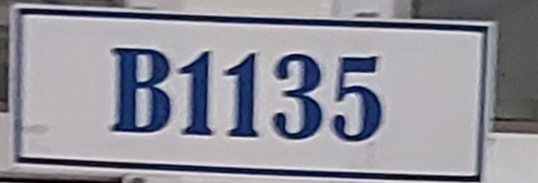
#> input picture test/yolov8/new_data/crop/20231231_151303.jpg, 538 x 183 px, found by its file name; its folder holds only this picture in this run
$ python ocr_cal.py
#> lines starting #> are read from the running program, lines starting #| are printed output that depends on the picture; after the words box and inside, x2 and y2 are one past the last pixel; in counts of white or black regions, pixels touching at a corner belong together
import cv2
import pytesseract
import os
import re
import shutil
from PIL import Image
from difflib import SequenceMatcher

# Path to the Tesseract executable (change this to your Tesseract installation path)
pytesseract.pytesseract.tesseract_cmd = r'C:\Program Files\Tesseract-OCR\tesseract.exe'
cap_directory = r'D:\xampp\htdocs\Indoor\test\yolov8\new_data\crop'

def extract_alphanumeric(text):
    # Extract alphanumeric characters from the OCR result
    return re.sub(r'[^A-Za-z0-9]', '', text)

def similar(a, b):
    # Function calculate similarity between two strings
    return SequenceMatcher(None, a, b).ratio()

def find_matches(ocr_text, database):
    # Extract alphanumeric characters from the OCR result
    alphanumeric_text = extract_alphanumeric(ocr_text)

    # Calculate similarity for each entry in the database
    matches = [(entry, similar(alphanumeric_text, entry)) for entry in database]

    # Sort matches by the number of matching letters in descending order
    sorted_matches = sorted(matches, key=lambda x: x[1], reverse=True)

    return sorted_matches

def ocr_from_image(image_path, lang='eng'):
#> called with lang = 'eng'
    image = cv2.imread(image_path)
#> image is the input picture: shape (183, 538, 3); mean B, G, R 155.5, 145.9, 146.2
    # grayscale
    gray_image = cv2.cvtColor(image, cv2.COLOR_BGR2GRAY)
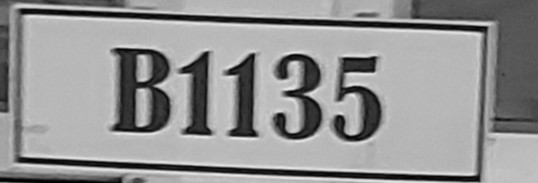
#> gray_image: shape (183, 538); min 1, max 234, mean 147.1
    # Apply additional thresholding to improve text visibility
    _, thresholded_image = cv2.threshold(gray_image, 0, 255, cv2.THRESH_BINARY + cv2.THRESH_OTSU)
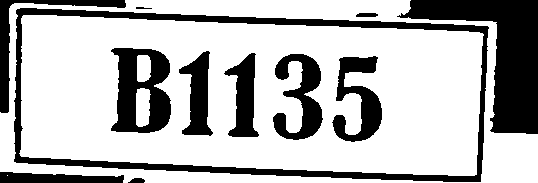
#> thresholded_image: shape (183, 538); 71% white; 12 black regions, largest, box (x1, y1, x2, y2) and area: (397, 0, 538, 134) 7515, (14, 8, 489, 182) 7435, (111, 48, 171, 133) 3268

    # Perform OCR on the thresholded image, specifying a whitelist for alphanumeric characters
#> (the run stopped early here; a loop or call above may not have finished)

$ run again, on test/yolov8/new_data/crop/20231231_151307.jpg
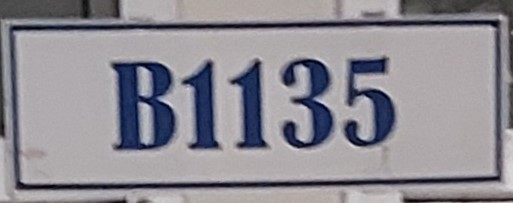
#> input picture test/yolov8/new_data/crop/20231231_151307.jpg, 513 x 203 px, found by its file name
#> in ocr_from_image, image is the input picture: shape (203, 513, 3); mean B, G, R 147.4, 140, 142.6
#> in ocr_from_image, `gray_image = cv2.cvtColor(image, cv2.COLOR_BGR2GRAY)`:
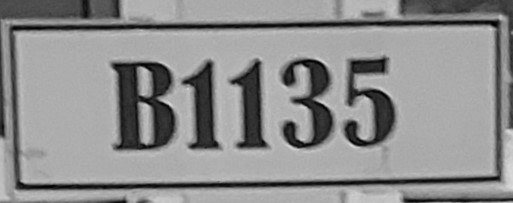
#> gray_image: shape (203, 513); min 1, max 221, mean 141.6
#> in ocr_from_image, `_, thresholded_image = cv2.threshold(gray_image, 0, 255, cv2.THRESH_BI..`:
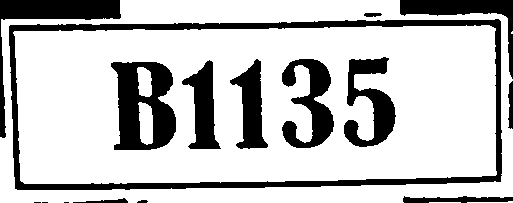
#> thresholded_image: shape (203, 513); 76.2% white; 16 black regions (3 under 20 px), largest, box (x1, y1, x2, y2) and area: (9, 19, 502, 190) 7487, (111, 62, 176, 150) 3691, (0, 0, 121, 138) 2684

$ run again, on test/yolov8/new_data/crop/20231231_151312.jpg
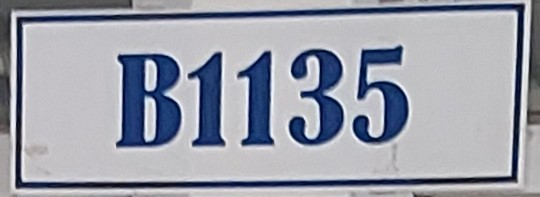
#> input picture test/yolov8/new_data/crop/20231231_151312.jpg, 540 x 197 px, found by its file name
#> in ocr_from_image, image is the input picture: shape (197, 540, 3); mean B, G, R 170.6, 159, 155.6
#> in ocr_from_image, `gray_image = cv2.cvtColor(image, cv2.COLOR_BGR2GRAY)`:
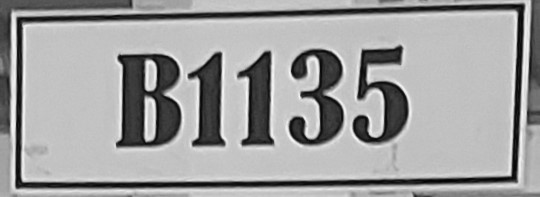
#> gray_image: shape (197, 540); min 2, max 251, mean 159.3
#> in ocr_from_image, `_, thresholded_image = cv2.threshold(gray_image, 0, 255, cv2.THRESH_BI..`:
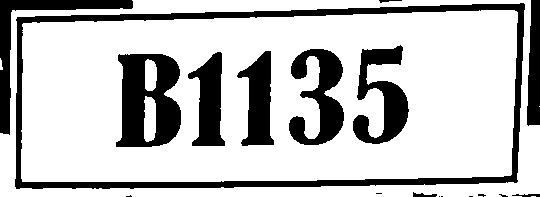
#> thresholded_image: shape (197, 540); 75.5% white; 18 black regions (7 under 20 px), largest, box (x1, y1, x2, y2) and area: (15, 3, 525, 189) 8121, (116, 54, 181, 147) 4186, (289, 49, 344, 145) 2800

$ run again, on test/yolov8/new_data/crop/20231231_151316.jpg
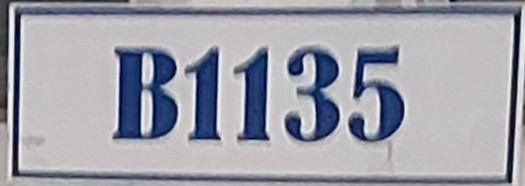
#> input picture test/yolov8/new_data/crop/20231231_151316.jpg, 525 x 186 px, found by its file name
#> in ocr_from_image, image is the input picture: shape (186, 525, 3); mean B, G, R 170.2, 160.3, 159.6
#> in ocr_from_image, `gray_image = cv2.cvtColor(image, cv2.COLOR_BGR2GRAY)`:
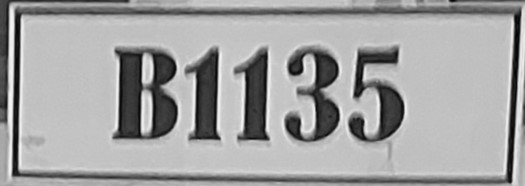
#> gray_image: shape (186, 525); min 3, max 245, mean 161.2
#> in ocr_from_image, `_, thresholded_image = cv2.threshold(gray_image, 0, 255, cv2.THRESH_BI..`:
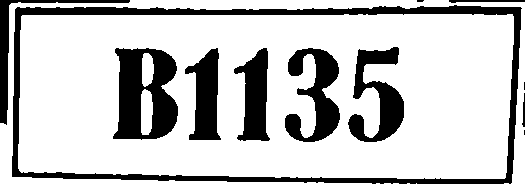
#> thresholded_image: shape (186, 525); 76.7% white; 12 black regions (3 under 20 px), largest, box (x1, y1, x2, y2) and area: (12, 5, 522, 184) 7902, (113, 48, 178, 140) 4011, (285, 48, 340, 142) 2641
